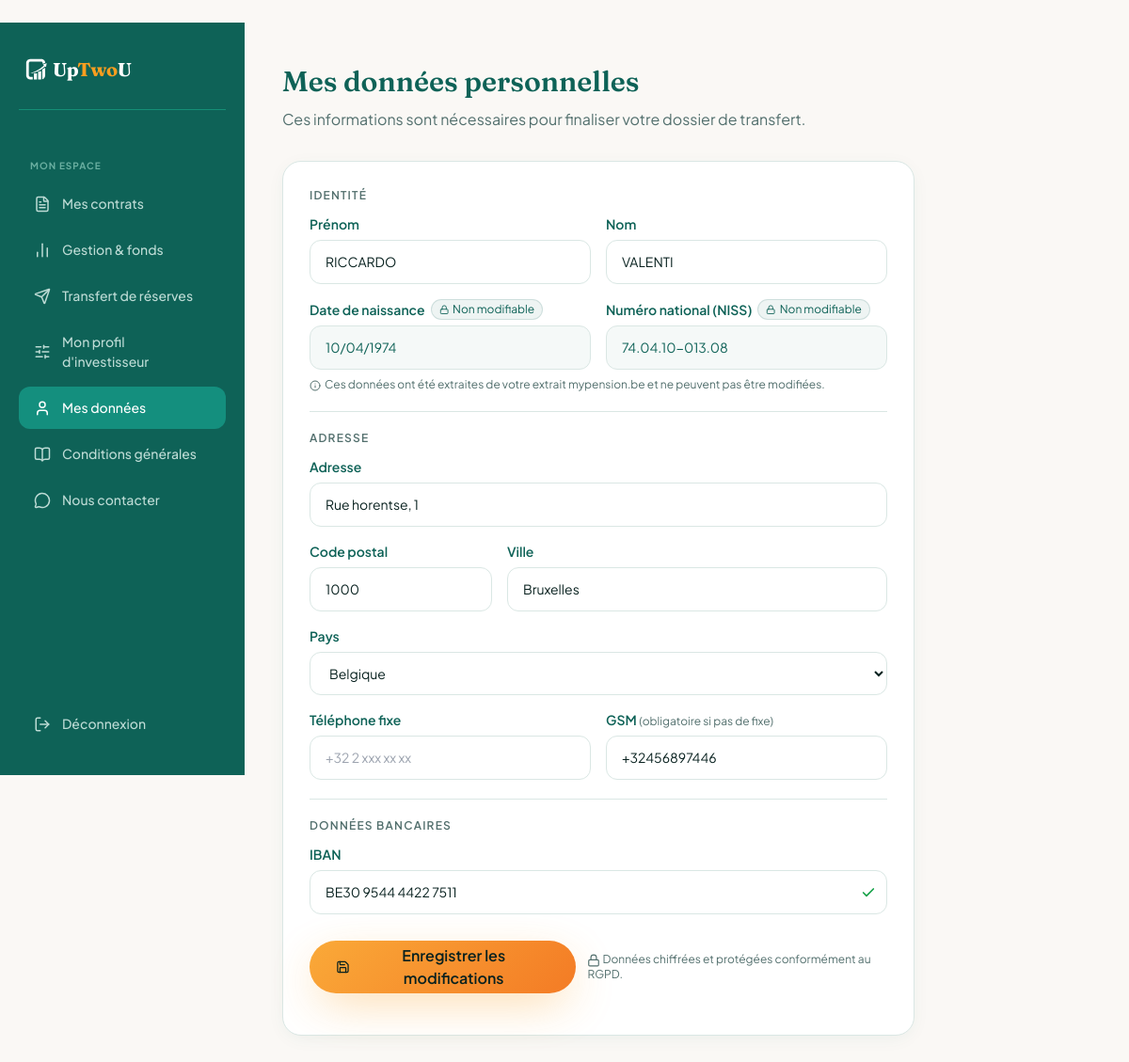
Screenshot of /client/donnees (signed in) with the database file from the repository.
### models.py (models this page shows, shortened)
class Client(db.Model):
    __tablename__ = 'client'
    id = db.Column(db.Integer, primary_key=True)
    user_id = db.Column(db.Integer, db.ForeignKey('user.id'), nullable=False)
    nom = db.Column(db.String(100))
    prenom = db.Column(db.String(100))
    date_naissance = db.Column(db.String(10))   # DD/MM/YYYY
    sexe = db.Column(db.String(1))              # 'F' | 'M'
    niss = db.Column(db.String(20))
    adresse = db.Column(db.String(200))
    ville = db.Column(db.String(100))
    code_postal = db.Column(db.String(10))
    telephone = db.Column(db.String(20))
    telephone_gsm = db.Column(db.String(20))
    iban = db.Column(db.String(34))
    beneficiaire_vie = db.Column(db.String(200))
    beneficiaire_1 = db.Column(db.String(200))
    beneficiaire_2 = db.Column(db.String(200))
    beneficiaires_json = db.Column(db.Text)
    profil_risque = db.Column(db.String(20))    # prudent | equilibre | dynamique | conviction
    profil_choisi_par = db.Column(db.String(20))
    profil_date = db.Column(db.DateTime)
    pays = db.Column(db.String(100), default='Belgique')
    kyc_verifie = db.Column(db.Boolean, default=False)
    kyc_document = db.Column(db.String(200))
    est_ppe = db.Column(db.Boolean, nullable=True)
    ppe_details = db.Column(db.String(500), nullable=True)
    ci_date_validite = db.Column(db.String(10), nullable=True)   # DD/MM/YYYY expiry of eID card
    frais_acceptes = db.Column(db.Boolean, default=False)
    questionnaire_score = db.Column(db.Integer)
    courtier_id = db.Column(db.Integer, db.ForeignKey('user.id'), nullable=True)
    courtier = db.relationship('User', foreign_keys='Client.courtier_id', backref='clients_assignes')
    cabinet_id = db.Column(db.Integer, db.ForeignKey('broker_cabinet.id'), nullable=True)
    cabinet = db.relationship('BrokerCabinet', foreign_keys='Client.cabinet_id')
    contrats = db.relationship('Contract', backref='client', lazy=True)
    analyses = db.relationship('Analysis', backref='client', lazy=True)

### app.py (the view, shortened to what this page needs)
@app.route("/client/donnees", methods=["GET", "POST"])
@login_required
@client_required
def client_donnees():
    client = current_user.client_profile
    form = DonneesForm(obj=client)
    standard_pays = [c[0] for c in form.pays.choices]
    if request.method == 'GET' and client.pays and client.pays not in standard_pays:
        form.pays.data = 'Autre'
        form.pays_libre.data = client.pays
    return render_template("client/donnees.html", client=client, form=form)

### app.py (called while the page is built)
@app.before_request
def enforce_session_timeout():
    if not current_user.is_authenticated:
        return
    last_str = session.get('_last_activity')
    if last_str:
        try:
            last = datetime.fromisoformat(last_str)
            if (datetime.now(timezone.utc).replace(tzinfo=None) - last).total_seconds() > 1800:
                logout_user()
                session.clear()
                flash("Votre session a expiré. Veuillez vous reconnecter.", "error")
                return redirect(url_for('login'))
        except (ValueError, TypeError):
            pass
    session['_last_activity'] = datetime.now(timezone.utc).replace(tzinfo=None).isoformat()

@login_manager.user_loader
def load_user(user_id):
    return db.session.get(User, int(user_id))

def client_required(f):
    @wraps(f)
    def decorated(*args, **kwargs):
        if not current_user.is_authenticated or current_user.role != 'client':
            flash("Accès réservé aux clients.", "error")
            return redirect(url_for('index'))
        return f(*args, **kwargs)
    return decorated

### templates/client/donnees.html (shortened to what this page needs)
﻿{% extends "client/_base.html" %}
{% block content %}
<div class="dashboard-header">
  <h1>Mes données personnelles</h1>
  <p>Ces informations sont nécessaires pour finaliser votre dossier de transfert.</p>
</div>
<div class="dashboard-card max-w-2xl">
  <form method="POST" class="flex flex-col gap-5">
    <div>
      <p class="text-xs uppercase tracking-widest font-semibold text-muted mb-3">Identité</p>
      <div class="grid grid-cols-2 gap-4">
        <div class="form-group">
          <label class="form-label">{{ form.prenom.label.text }}</label>
          {{ form.prenom(class="form-input") }}
        </div>
        <div class="form-group">
          <label class="form-label">{{ form.nom.label.text }}</label>
          {{ form.nom(class="form-input") }}
        </div>
      </div>
      {% if client.date_naissance or client.niss %}
      <div class="grid grid-cols-2 gap-4 mt-4">
        {% if client.date_naissance %}
        <div class="form-group">
          <label class="form-label flex items-center gap-1.5">
            Date de naissance
            <span class="inline-flex items-center gap-1 text-xs font-normal rounded-full px-2 py-0.5"
                  style="background:hsl(172 75% 22% / 0.07);color:var(--primary);border:1px solid hsl(172 75% 22% / 0.15);">
              <i data-lucide="lock" style="width:0.65rem;height:0.65rem;"></i> Non modifiable
            </span>
          </label>
          <div class="form-input flex items-center" style="background:hsl(172 75% 22% / 0.04);color:var(--primary);cursor:default;">
            {{ client.date_naissance }}
          </div>
        </div>
        {% endif %}
        {% if client.niss %}
        <div class="form-group">
          <label class="form-label flex items-center gap-1.5">
            Numéro national (NISS)
            <span class="inline-flex items-center gap-1 text-xs font-normal rounded-full px-2 py-0.5"
                  style="background:hsl(172 75% 22% / 0.07);color:var(--primary);border:1px solid hsl(172 75% 22% / 0.15);">
              <i data-lucide="lock" style="width:0.65rem;height:0.65rem;"></i> Non modifiable
            </span>
          </label>
          <div class="form-input flex items-center font-mono" style="background:hsl(172 75% 22% / 0.04);color:var(--primary);cursor:default;">
            {{ client.niss }}
          </div>
        </div>
        {% endif %}
      </div>
      <p class="text-xs text-muted mt-2">
        <i data-lucide="info" style="width:0.75rem;height:0.75rem;display:inline;vertical-align:middle;margin-right:2px;"></i>
        Ces données ont été extraites de votre extrait mypension.be et ne peuvent pas être modifiées.
      </p>
      {% endif %}
    </div>
    <div style="height:1px;background:var(--border);"></div>
    <div>
      <p class="text-xs uppercase tracking-widest font-semibold text-muted mb-3">Adresse</p>
      <div class="flex flex-col gap-4">
        <div class="form-group">
          <label class="form-label">{{ form.adresse.label.text }}</label>
          {{ form.adresse(class="form-input", placeholder="Rue de la Loi 16") }}
        </div>
        <div class="grid grid-cols-3 gap-4">
          <div class="form-group">
            <label class="form-label">{{ form.code_postal.label.text }}</label>
            {{ form.code_postal(class="form-input", placeholder="1000") }}
          </div>
          <div class="form-group col-span-2">
            <label class="form-label">{{ form.ville.label.text }}</label>
            {{ form.ville(class="form-input", placeholder="Bruxelles") }}
          </div>
        </div>
        <div class="form-group">
          <label class="form-label">{{ form.pays.label.text }}</label>
          {{ form.pays(class="form-input", id="pays-select") }}
        </div>
        <div class="grid grid-cols-2 gap-4">
          <div class="form-group">
            <label class="form-label">{{ form.telephone.label.text }}</label>
            {{ form.telephone(class="form-input", placeholder="+32 2 xxx xx xx") }}
          </div>
          <div class="form-group">
            <label class="form-label">
              {{ form.telephone_gsm.label.text }}
              <span class="text-xs font-normal text-muted">(obligatoire si pas de fixe)</span>
            </label>
            {{ form.telephone_gsm(class="form-input", placeholder="+32 4xx xx xx xx") }}
          </div>
        </div>
      </div>
    </div>
    <div style="height:1px;background:var(--border);"></div>
    <div>
      <p class="text-xs uppercase tracking-widest font-semibold text-muted mb-3">Données bancaires</p>
      <div class="form-group">
        <label class="form-label">{{ form.iban.label.text }}</label>
        <div class="relative">
          {{ form.iban(class="form-input", placeholder="BE68 5390 0754 7034", id="iban-input", autocomplete="off", style="padding-right:2.5rem;") }}
          <span id="iban-icon" style="position:absolute;right:0.75rem;top:50%;transform:translateY(-50%);display:none;"></span>
        </div>
      </div>
    </div>
    <div class="flex items-center gap-3 pt-2">
      <button type="submit" class="btn btn-primary" style="height:2.75rem;padding:1.75rem;">
        <i data-lucide="save" style="width:1rem;height:1rem;margin-right:0.5rem;"></i>
        {{ form.submit.label.text }}
      </button>
      <p class="text-xs text-muted">
        <i data-lucide="lock" style="width:0.875rem;height:0.875rem;display:inline;"></i>
        Données chiffrées et protégées conformément au RGPD.
      </p>
    </div>
  </form>
</div>
{% endblock %}

### static/css/style.css (style rules this page uses)
:root { --background: hsl(40, 33%, 97%); --foreground: hsl(175, 60%, 8%); --card: hsl(0, 0%, 100%); --card-foreground: hsl(175, 60%, 8%); --primary: hsl(172, 75%, 22%); --primary-foreground: hsl(40, 33%, 97%); --primary-glow: hsl(165, 70%, 45%); --secondary: hsl(168, 30%, 92%); --secondary-foreground: hsl(172, 75%, 22%); --muted: hsl(40, 20%, 93%); --muted-foreground: hsl(175, 15%, 38%); --accent: hsl(35, 95%, 55%); --accent-foreground: hsl(175, 60%, 8%); --accent-soft: hsl(35, 95%, 92%); --border: hsl(168, 20%, 88%); --radius: 1rem; --shadow-glow: 0 20px 60px -15px hsl(172 75% 22% / 0.35); --shadow-accent: 0 15px 50px -10px hsl(35 95% 55% / 0.45); --shadow-soft: 0 8px 30px -8px hsl(172 75% 22% / 0.12); --shadow-card: 0 4px 20px -4px hsl(172 75% 22% / 0.08); }
*, *::before, *::after { box-sizing: border-box; }
html { scroll-behavior: smooth; }
body { margin: 0; background-color: var(--background); color: var(--foreground); font-family: "Plus Jakarta Sans", ui-sans-serif, system-ui, sans-serif; -webkit-font-smoothing: antialiased; }
.text-muted { color: var(--muted-foreground) !important; }
.btn { display: inline-flex; align-items: center; justify-content: center; font-weight: 600; font-size: 0.875rem; transition: all 0.2s ease; cursor: pointer; text-decoration: none; border: none; outline: none; }
.btn-primary { background: linear-gradient(135deg, hsl(35 95% 60%) 0%, hsl(25 90% 55%) 100%); color: var(--accent-foreground); border-radius: 9999px; padding: 0 1.75rem; height: 3.5rem; font-size: 1rem; box-shadow: var(--shadow-accent); }
[data-lucide] { display: inline-block; vertical-align: middle; }
.dashboard-header { margin-bottom: 2rem; }
.dashboard-header h1 { font-family: "Fraunces", serif; font-size: 1.875rem; font-weight: 600; color: var(--primary); margin: 0; }
.dashboard-header p { color: var(--muted-foreground); margin: 0.375rem 0 0; }
.dashboard-card { background: var(--card); border: 1px solid var(--border); border-radius: 1.25rem; padding: 1.75rem; box-shadow: var(--shadow-card); }
.form-group { display: flex; flex-direction: column; gap: 0.375rem; }
.form-label { font-size: 0.875rem; font-weight: 600; color: var(--primary); }
.form-input { padding: 0.75rem 1rem; border: 1px solid var(--border); border-radius: 0.75rem; font-size: 0.875rem; font-family: inherit; background: white; color: var(--foreground); transition: border-color 0.2s; outline: none; width: 100%; box-sizing: border-box; }

### rows the page displays
Client: prenom "RICCARDO", nom "VALENTI", date_naissance "10/04/1974", niss "74.04.10-013.08", adresse "Rue horentse, 1", code_postal "1000", ville "Bruxelles", pays "Belgique", telephone_gsm "+32456897446", iban "BE30 9544 4422 7511"
